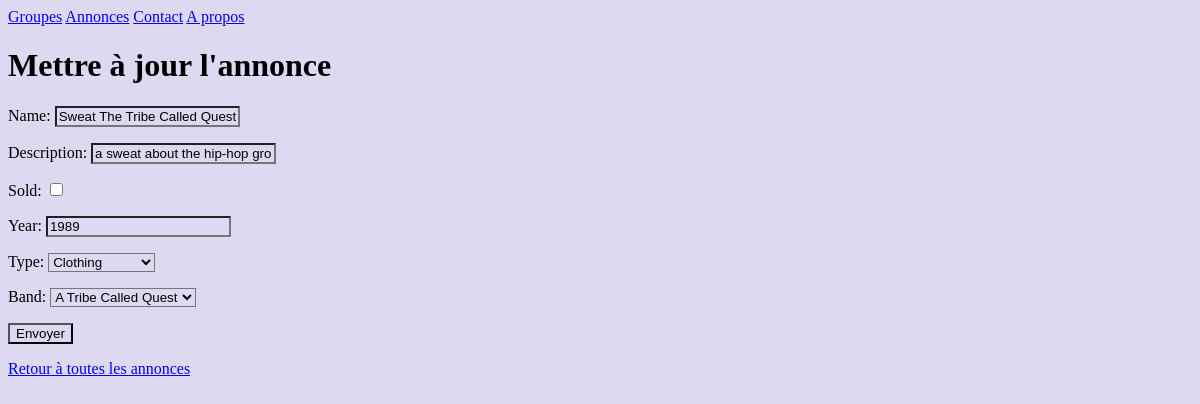
Page /listings/4/change on the earlier database version.
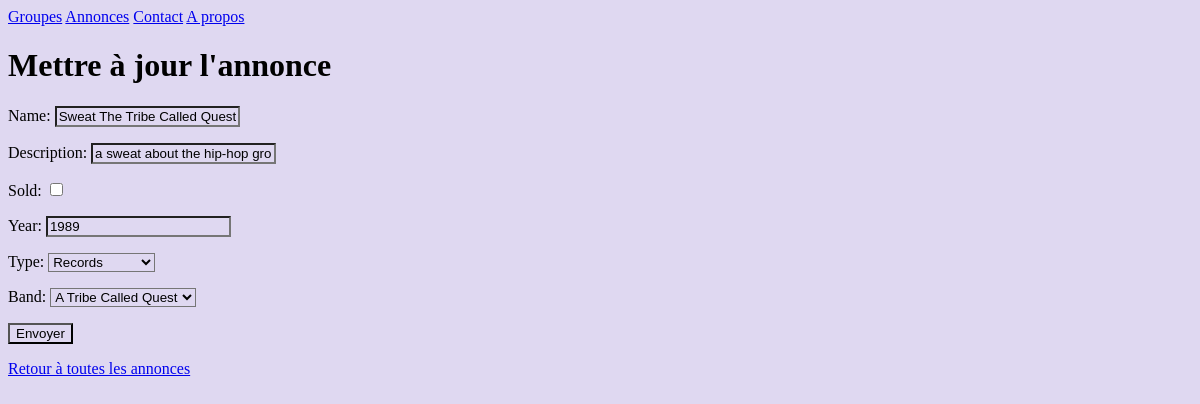
Same page on the later database version.
### listings/models.py (models this page shows, shortened)
class Title(models.Model):
    class Type(models.TextChoices):
        Records = "R"
        Clothing = "C"
        Posters = "P"
        Miscellaneous = "M"
    name = models.fields.CharField(max_length=100)
    description = models.fields.CharField(max_length=1000)
    sold = models.fields.BooleanField(default=False)
    year = models.fields.IntegerField(null=True, blank=True)
    type = models.fields.CharField(choices=Type.choices, max_length=5)
    band = models.ForeignKey(Band, null=True, on_delete=models.SET_NULL)

class Band(models.Model):
    class Genre(models.TextChoices):
        HIP_HOP = "HH"
        SYNTH_POP = "SP"
        ALTERNATIVE_ROCK = "AR"
    name = models.fields.CharField(max_length=100)
    genre = models.fields.CharField(choices=Genre.choices, max_length=5)
    biography = models.fields.CharField(max_length=1000)
    year_formed = models.fields.IntegerField(validators=[MinValueValidator(1900), MaxValueValidator(2021)])
    active = models.fields.BooleanField(default=True)
    official_homepage = models.fields.URLField(null=True, blank=True)
    def __str__(self):
        return f'{self.name}'

### listings/views.py (the view)
# urls.py: path('listings/<int:id>/change', views.listings_change, name="listings-change"),
def listings_change(request, id):
    title = Title.objects.get(id=id)
    if request.method == 'POST':
        form = TitleForm(request.POST, instance=title)
        if form.is_valid():
            form.save()
            return redirect('listings-detail', title.id)
    else:
        form = TitleForm(instance=title)
    return render(request, 'listings/listings_change.html', {'form': form})

### listings/forms.py
class TitleForm(forms.ModelForm):
    class Meta:
        model = Title
        fields = "__all__"

### listings/templates/listings/listings_change.html (shortened to what this page needs)
{% extends 'listings/base.html' %}
{% block content %}
<h1>Mettre à jour l'annonce</h1>
<form action="" method="post">
    {{ form.as_p }}
    <input type="submit" value="Envoyer">
 </form>
 <a href="{% url 'listings-list' %}">Retour à toutes les annonces</a>
{% endblock content %}

Differences in the rows shown:
changed Title "a sweat about the hip-hop group": type "Clothing" → "Records"
